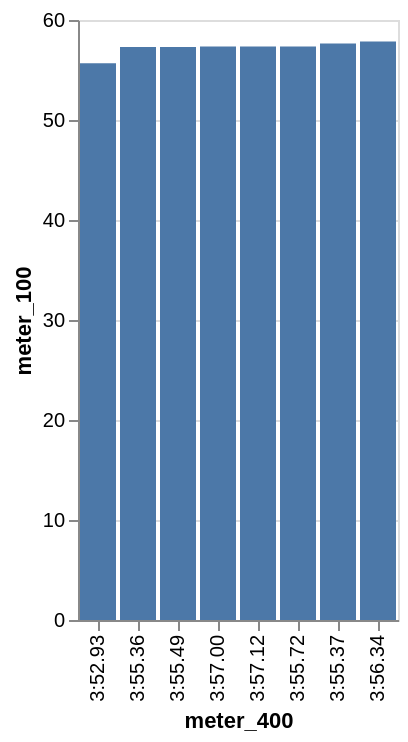

Specify this chart in Vega-Lite:
### Vega-Lite specification from a JSON file in a GitHub repository (floating-point values rounded to 4 significant figures)
{"data": {"values": [{"x_data": "3:52.93", "y_data": 55.67}, {"x_data": "3:55.36", "y_data": 57.31}, {"x_data": "3:55.49", "y_data": 57.31}, {"x_data": "3:57.00", "y_data": 57.34}, {"x_data": "3:57.12", "y_data": 57.34}, {"x_data": "3:55.72", "y_data": 57.35}, {"x_data": "3:55.37", "y_data": 57.66}, {"x_data": "3:56.34", "y_data": 57.84}]}, "mark": "bar", "encoding": {"x": {"field": "x_data", "type": "nominal", "title": "meter_400", "sort": {"op": "sum", "field": "y_data", "order": "ascending"}}, "y": {"field": "y_data", "type": "quantitative", "title": "meter_100"}}}
